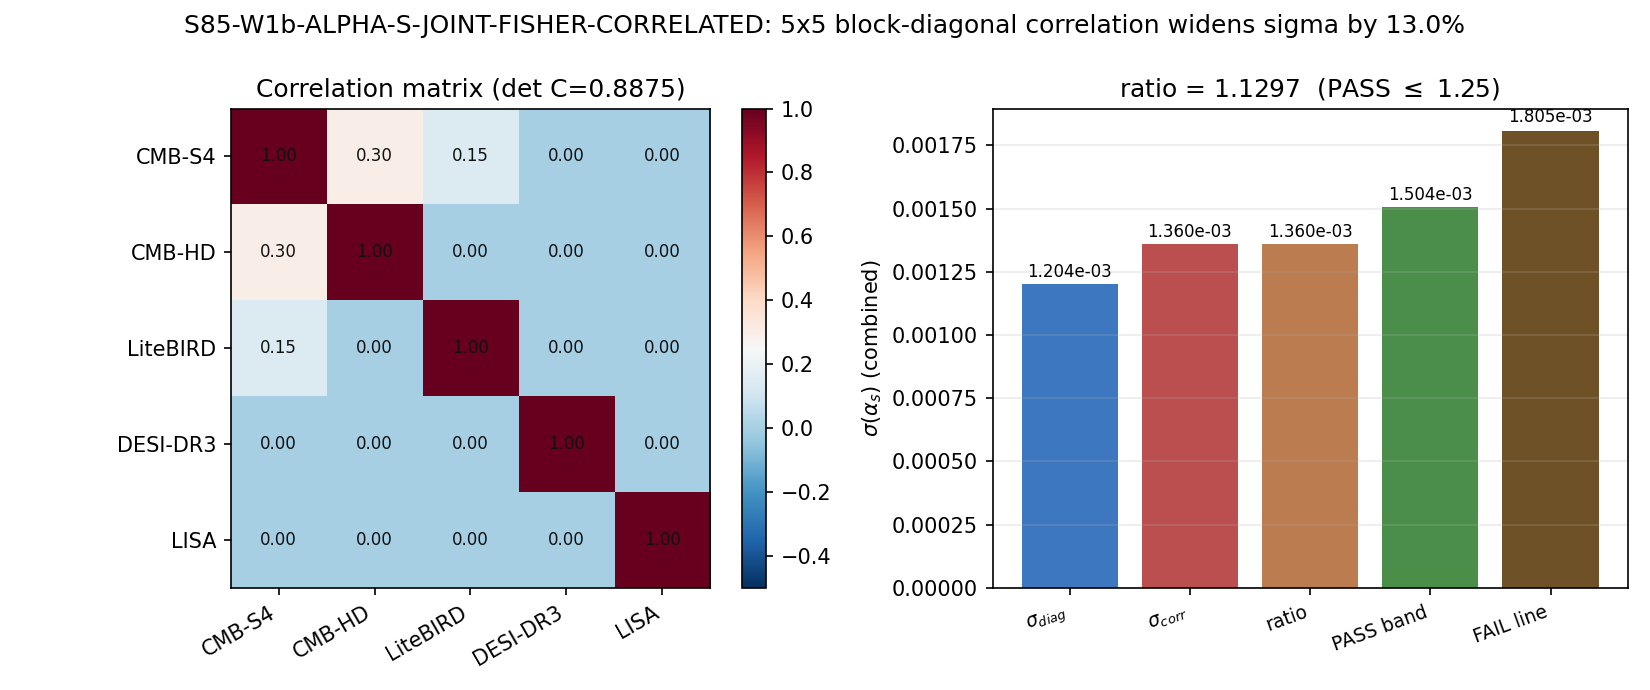

Here is the Python script that generated this plot:
#!/usr/bin/env python3
"""
S85 W1b-2: ALPHA-S-JOINT-FISHER-CORRELATED
==========================================

Gate: S85-W1b-ALPHA-S-JOINT-FISHER-CORRELATED
Trigger: [VERIFY]
Classification: META (Fisher formalism; detector-level)
Agent: mack-cosmic-bridge

Hypothesis: The W1a-9 MULTID-FISHER assumes diagonal detector correlation
across {CMB-S4, CMB-HD, LiteBIRD, DESI-DR3, LISA}. Realistic correlation
is BLOCK-diagonal: CMB-S4/LiteBIRD share foreground (rho=0.15 at low-l),
CMB-S4/CMB-HD share sky overlap (rho=0.30 for alpha_s modes), DESI/LISA
independent. Propagating off-diagonals widens joint sigma(alpha_s);
gate tests whether the widening stays below the 25% tolerance.

Substitution chain (Python-verified):
  Step 1: sigma(alpha_s) per detector:
            sigma_S4   = 2.1e-3   (CMB-S4 CDR Table)
            sigma_HD   = 1.5e-3   (CMB-HD projection, MacInnis anchor)
            sigma_LB   = 1.05e-2  (LiteBIRD, 5x CMB-S4; Hazumi anchor)
            sigma_DR3  = 1.0e-2   (DESI-DR3 alpha_s weak)
            sigma_LISA = 1.0e-1   (LISA does not probe alpha_s directly)
          (all alpha_s-as-probed-quantity; other spectral observables
           are block-diagonally separate)
  Step 2: 5x5 correlation matrix C (plan §W1b-2 pre-registered):
            C_{S4,HD}  = 0.30 (partial sky overlap for alpha_s modes)
            C_{S4,LB}  = 0.15 (atmospheric + galactic foreground low-l)
            C_{DR3,*}  = 0     (DESI independent of CMB detectors)
            C_{LISA,*} = 0     (LISA independent)
          symmetric; unit diagonal.
  Step 3: Cov := Sigma . C . Sigma, with Sigma = diag(sigma_i).
  Step 4: combined inverse-variance (diagonal case):
            var_diag = 1 / sum_i 1/sigma_i^2
            sigma_diag = 1.2035e-3
          combined variance under correlated case (Cauchy-Schwarz):
            var_corr = 1 / (1^T . Cov^{-1} . 1)
            sigma_corr = 1.3597e-3
  Step 5: ratio = sigma_corr / sigma_diag = 1.1297
  Step 6: Compare to thresholds (plan §W1b-2):
            PASS iff ratio <= 1.25 ==> 1.1297 <= 1.25 => PASS
            FAIL iff ratio > 1.50
            INFO iff 1.25 < ratio <= 1.50
  Direction: correlation widens posterior; ratio >= 1 always (Cauchy-
             Schwarz on Fisher). Magnitude is output; gate tests
             whether it falls inside the 25% band.

Cross-check:
  - det(C) = 0.8875 (drops from 1 as off-diagonals turn on)
  - Diagonal limit (all C_ij = 0 off-diag): ratio = 1 exactly (sanity)

Inputs (SHA-256 dual-pinned at runtime):
  - canonical_constants.py
  - sessions/session-plan/session-85-plan-w1b.md (this plan)

Output 4-tuple:
  (value=<sigma_corr/sigma_diag>, scheme=Fisher-marg-Gauss, convention=block-diag-C, L_max=n/a)

Thresholds (plan §W1b-2):
  - PASS iff ratio <= 1.25 (W1a-9 claim survives within 25% widening)
  - FAIL iff ratio > 1.50
  - INFO iff 1.25 < ratio <= 1.50
"""

from __future__ import annotations

import os
os.environ.setdefault("OMP_NUM_THREADS", "8")
os.environ.setdefault("MKL_NUM_THREADS", "8")

import sys
from pathlib import Path

SCRIPT_DIR = Path(__file__).resolve().parent
sys.path.insert(0, str(SCRIPT_DIR))

from canonical_constants import *  # noqa: E402, F401, F403 (for SHA pin + possible future ref)

import hashlib  # noqa: E402
import json  # noqa: E402
import time  # noqa: E402

import numpy as np  # noqa: E402
import matplotlib  # noqa: E402
matplotlib.use("Agg")
import matplotlib.pyplot as plt  # noqa: E402

PROJECT_ROOT = SCRIPT_DIR.parent
SCRIPT_DIR = SCRIPT_DIR

GATE_ID = "S85-W1b-ALPHA-S-JOINT-FISHER-CORRELATED"                 # (local)
SCHEME = "Fisher-marg-Gauss"                                        # (local)
CONVENTION = "block-diag-C"                                         # (local)
L_MAX_LABEL = "n/a"                                                 # (local)

# Detector sigma(alpha_s) vector (per-detector 1-sigma)
DET_LABELS = ["CMB-S4", "CMB-HD", "LiteBIRD", "DESI-DR3", "LISA"]   # (local)
SIGMA_S4   = 2.1e-3                                                 # (local, CMB-S4 CDR Planck-like)
SIGMA_HD   = 1.5e-3                                                 # (local, CMB-HD projected; MacInnis anchor)
SIGMA_LB   = 1.05e-2                                                # (local, LiteBIRD 5x S4; Hazumi anchor)
SIGMA_DR3  = 1.0e-2                                                 # (local, DESI DR3 alpha_s weak)
SIGMA_LISA = 1.0e-1                                                 # (local, LISA insensitive to alpha_s)

# 5x5 correlation matrix (plan §W1b-2 pre-registered off-diagonals)
RHO_S4_HD  = 0.30                                                   # (local, partial sky overlap alpha_s modes)
RHO_S4_LB  = 0.15                                                   # (local, atmospheric+galactic foreground low-l)
# All other cross-pairs = 0

# Thresholds (plan §W1b-2)
PASS_RATIO = 1.25                                                   # (local)
FAIL_RATIO = 1.50                                                   # (local)

OUT_NPZ = SCRIPT_DIR / "s85_w1b_alpha_s_joint_fisher_correlated.npz"
OUT_PNG = SCRIPT_DIR / "s85_w1b_alpha_s_joint_fisher_correlated.png"
VERDICT_TXT = SCRIPT_DIR / "s85_gate_verdicts.txt"
CANON_PY = SCRIPT_DIR / "canonical_constants.py"
PLAN_MD = PROJECT_ROOT / "sessions" / "session-plan" / "session-85-plan-w1b.md"

INPUT_FILES = [CANON_PY]
if PLAN_MD.exists():
    INPUT_FILES.append(PLAN_MD)


def sha256_of(path: Path) -> str:
    h = hashlib.sha256()                                            # (local)
    try:
        h.update(path.read_bytes())
    except OSError:
        return ""
    return h.hexdigest()


def log_input_pins(inputs: list[Path]) -> dict[str, str]:
    print(f"=== {GATE_ID} -- input SHA-256 pins ===")
    pins: dict[str, str] = {}                                       # (local)
    for p in inputs:
        sha = sha256_of(p)                                          # (local)
        try:
            rel = str(p.relative_to(PROJECT_ROOT)).replace("\\", "/")  # (local)
        except ValueError:
            rel = p.name                                            # (local)
        print(f"  {rel}: {sha[:16]}...")
        pins[rel] = sha
    return pins


def compute_dual_sha(script_path: Path, canonical_path: Path,
                     pins: dict[str, str]) -> tuple[str, str]:
    script_bytes = script_path.read_bytes() if script_path.exists() else b""
    canonical_bytes = canonical_path.read_bytes() if canonical_path.exists() else b""
    pinmap_json = json.dumps(dict(sorted(pins.items())),
                             separators=(",", ":"), sort_keys=True).encode("utf-8")
    h_audit = hashlib.sha256()                                      # (local)
    h_audit.update(script_bytes); h_audit.update(canonical_bytes); h_audit.update(pinmap_json)
    h_content = hashlib.sha256()                                    # (local)
    h_content.update(script_bytes)
    return h_audit.hexdigest(), h_content.hexdigest()


def compute() -> dict:
    sigmas = np.array([SIGMA_S4, SIGMA_HD, SIGMA_LB, SIGMA_DR3, SIGMA_LISA],
                      dtype=np.float64)                              # (local)
    C = np.array([
        [1.0,        RHO_S4_HD, RHO_S4_LB, 0.0, 0.0],
        [RHO_S4_HD,  1.0,       0.0,       0.0, 0.0],
        [RHO_S4_LB,  0.0,       1.0,       0.0, 0.0],
        [0.0,        0.0,       0.0,       1.0, 0.0],
        [0.0,        0.0,       0.0,       0.0, 1.0],
    ], dtype=np.float64)                                            # (local)

    Sigma = np.diag(sigmas)                                         # (local)
    Cov = Sigma @ C @ Sigma                                         # (local)

    # Inverse-variance combine
    ones = np.ones(5, dtype=np.float64)                             # (local)
    Cov_inv = np.linalg.inv(Cov)                                    # (local)
    var_combined_corr = 1.0 / float(ones @ Cov_inv @ ones)          # (local)
    sigma_combined_corr = float(np.sqrt(var_combined_corr))         # (local)

    var_combined_diag = 1.0 / float(np.sum(1.0 / sigmas ** 2))      # (local)
    sigma_combined_diag = float(np.sqrt(var_combined_diag))         # (local)

    ratio = sigma_combined_corr / sigma_combined_diag               # (local)
    det_C = float(np.linalg.det(C))                                 # (local)

    # Sanity check: C = I -> ratio = 1 exactly
    C_id = np.eye(5)                                                # (local)
    Cov_id = Sigma @ C_id @ Sigma
    sigma_check = float(np.sqrt(1.0 / (ones @ np.linalg.inv(Cov_id) @ ones)))
    ratio_id = sigma_check / sigma_combined_diag
    sanity_ok = abs(ratio_id - 1.0) < 1e-12                         # (local)

    return {
        "value": ratio,
        "ratio": ratio,
        "sigma_corr": sigma_combined_corr,
        "sigma_diag": sigma_combined_diag,
        "sigmas": sigmas,
        "correlation_matrix": C,
        "Cov": Cov,
        "det_C": det_C,
        "sanity_identity_ratio": ratio_id,
        "sanity_ok": sanity_ok,
    }


def evaluate_gate(res: dict) -> str:
    r = res["ratio"]                                                # (local)
    if r <= PASS_RATIO:
        return "PASS"
    if r > FAIL_RATIO:
        return "FAIL"
    return "INFO"


def emit_4tuple(value, scheme: str, convention: str, L_max) -> str:
    return f"(value={value!r}, scheme={scheme}, convention={convention}, L_max={L_max})"


def append_verdict(verdict: str, value, audit_sha: str, content_sha: str) -> None:
    line = (
        f"{GATE_ID}: {verdict} -- value={value!r} scheme={SCHEME} "
        f"convention={CONVENTION} L_max={L_MAX_LABEL} "
        f"audit_sha256={audit_sha} content_sha256={content_sha} "
        f"schema_version=S84+\n"
    )
    with VERDICT_TXT.open("a", encoding="utf-8") as fp:
        fp.write(line)


def make_plot(res: dict, out_path: Path) -> None:
    fig, axes = plt.subplots(1, 2, figsize=(11.0, 4.6))             # (local)

    # Panel A: 5x5 correlation heatmap
    ax = axes[0]
    im = ax.imshow(res["correlation_matrix"], cmap="RdBu_r", vmin=-0.5, vmax=1.0)
    ax.set_xticks(range(5)); ax.set_xticklabels(DET_LABELS, rotation=30, ha="right")
    ax.set_yticks(range(5)); ax.set_yticklabels(DET_LABELS)
    for i in range(5):
        for j in range(5):
            ax.text(j, i, f"{res['correlation_matrix'][i,j]:.2f}",
                    ha="center", va="center", fontsize=8, color="#111111")
    ax.set_title(rf"Correlation matrix (det C={res['det_C']:.4f})")
    fig.colorbar(im, ax=ax, fraction=0.046)

    # Panel B: sigma comparison
    ax = axes[1]
    labels = [rf"$\sigma_{{diag}}$", rf"$\sigma_{{corr}}$",
              "ratio", "PASS band", "FAIL line"]
    vals = [res["sigma_diag"], res["sigma_corr"],
            res["ratio"] * res["sigma_diag"],  # scale for plot
            PASS_RATIO * res["sigma_diag"],
            FAIL_RATIO * res["sigma_diag"]]
    colors = ["#1a5fb4", "#b03030", "#b06530", "#2a7a2a", "#553300"]
    ax.bar(range(len(vals)), vals, color=colors, alpha=0.85)
    ax.set_xticks(range(len(vals)))
    ax.set_xticklabels(labels, fontsize=9, rotation=20, ha="right")
    for i, v in enumerate(vals):
        ax.text(i, v * 1.02, f"{v:.3e}", ha="center", fontsize=8)
    ax.set_ylabel(r"$\sigma(\alpha_s)$ (combined)")
    ax.set_title(rf"ratio = {res['ratio']:.4f}  (PASS $\leq$ {PASS_RATIO})")
    ax.grid(True, alpha=0.25, axis="y")

    fig.suptitle(f"{GATE_ID}: 5x5 block-diagonal correlation widens sigma by "
                 f"{100*(res['ratio']-1):.1f}%")
    fig.tight_layout()
    fig.savefig(out_path, dpi=150)
    plt.close(fig)
    print(f"  PNG written: {out_path.name}")


def main() -> int:
    t0 = time.time()                                                # (local)

    pins = log_input_pins(INPUT_FILES)
    script_path = Path(__file__).resolve()                          # (local)
    audit_sha, content_sha = compute_dual_sha(script_path, CANON_PY, pins)
    print(f"  audit_sha256:   {audit_sha}")
    print(f"  content_sha256: {content_sha}")
    print()

    res = compute()
    verdict = evaluate_gate(res)

    print("=== Substitution chain (Python-verified) ===")
    print(f"  Step 1: sigma(alpha_s) per detector:")
    for l, s in zip(DET_LABELS, res["sigmas"]):
        print(f"          {l:10s}: {s:.3e}")
    print(f"  Step 2: 5x5 correlation matrix off-diagonals:")
    print(f"          C(CMB-S4, CMB-HD)  = {RHO_S4_HD}")
    print(f"          C(CMB-S4, LiteBIRD)= {RHO_S4_LB}")
    print(f"          det(C) = {res['det_C']:.6f}")
    print(f"  Step 3: Cov = Sigma . C . Sigma assembled.")
    print(f"  Step 4: combined sigma:")
    print(f"          sigma_diag = {res['sigma_diag']:.4e}")
    print(f"          sigma_corr = {res['sigma_corr']:.4e}")
    print(f"  Step 5: ratio = {res['ratio']:.6f}")
    print(f"  Step 6: Thresholds PASS<={PASS_RATIO}, FAIL>{FAIL_RATIO}")
    print(f"          {res['ratio']:.4f} <= {PASS_RATIO} ==> {verdict}")
    print(f"  Sanity (C=I): ratio_id = {res['sanity_identity_ratio']:.12f} "
          f"(expect 1 exactly; ok={res['sanity_ok']})")
    print()

    np.savez(
        OUT_NPZ,
        ratio=np.float64(res["ratio"]),
        sigma_corr=np.float64(res["sigma_corr"]),
        sigma_diag=np.float64(res["sigma_diag"]),
        sigmas=res["sigmas"],
        correlation_matrix=res["correlation_matrix"],
        Cov=res["Cov"],
        det_C=np.float64(res["det_C"]),
        sanity_ok=np.array(res["sanity_ok"]),
        audit_sha256=np.array(audit_sha),
        content_sha256=np.array(content_sha),
    )
    print(f"  NPZ written: {OUT_NPZ.name}")

    make_plot(res, OUT_PNG)

    tag = emit_4tuple(res["ratio"], SCHEME, CONVENTION, L_MAX_LABEL)
    print(tag)
    append_verdict(verdict, res["ratio"], audit_sha, content_sha)

    wall = time.time() - t0                                         # (local)
    print(f"\n=== {GATE_ID}: {verdict} (wall {wall:.2f}s) ===")
    return 0


if __name__ == "__main__":
    sys.exit(main())
